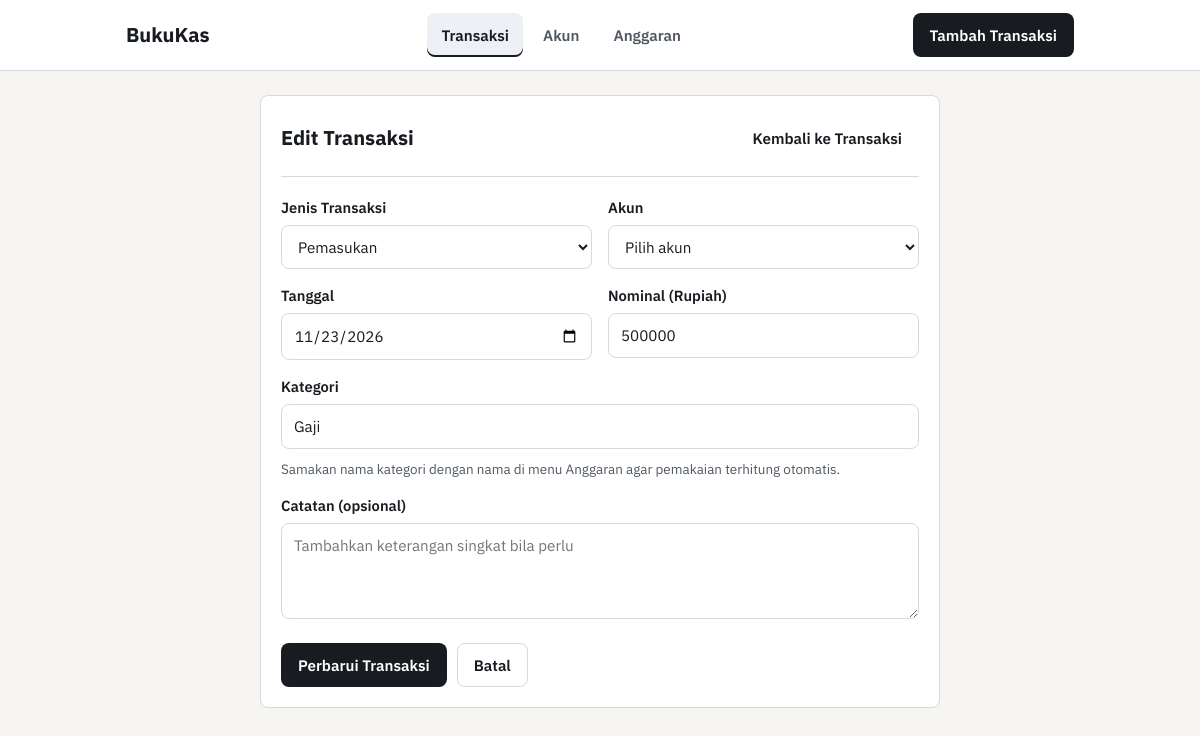
The app's page /transaksi/edit/1 with its own data.
### tables this page shows
CREATE TABLE transaksi (
                id INTEGER PRIMARY KEY AUTOINCREMENT,
                tanggal TEXT NOT NULL,
                jenis TEXT NOT NULL CHECK (jenis IN ('pemasukan', 'pengeluaran')),
                kategori TEXT NOT NULL,
                nominal INTEGER NOT NULL CHECK (nominal > 0),
                catatan TEXT DEFAULT '',
                dibuat_pada TEXT NOT NULL
            , akun_id INTEGER REFERENCES akun(id) ON DELETE RESTRICT);

### app.py (the view, shortened to what this page needs)
@app.route("/edit/<int:transaksi_id>", methods=["GET", "POST"])
@app.route("/transaksi/edit/<int:transaksi_id>", methods=["GET", "POST"])
def edit_transaksi(transaksi_id):
    errors = []
    akun_list = []
    saran_kategori = list(KATEGORI_BAWAAN)
    try:
        with get_db() as conn:
            baris = conn.execute(
                """
                SELECT id, tanggal, jenis, akun_id, kategori, nominal, catatan
                FROM transaksi
                WHERE id = ?
                """,
                (transaksi_id,),
            ).fetchone()
            if baris is None:
                flash("Data transaksi tidak ditemukan.", "error")
                return redirect(url_for("index"))
            akun_list = ambil_daftar_akun(conn)
            saran_kategori = ambil_saran_kategori(conn)
            data = dict(baris)
            data["akun_id"] = "" if data["akun_id"] is None else str(data["akun_id"])
    except sqlite3.Error as exc:
        flash(f"Gagal memuat atau memperbarui transaksi: {exc}", "error")
        return redirect(url_for("index"))
    return render_template(
        "form_transaksi.html",
        active_nav="transaksi",
        mode="edit",
        data=data,
        akun_list=akun_list,
        saran_kategori=saran_kategori,
        errors=errors,
    )

### app.py (called while the page is built)
def get_db():
    conn = sqlite3.connect(DB_PATH, timeout=5)
    conn.row_factory = sqlite3.Row
    conn.execute("PRAGMA foreign_keys = ON")
    return conn

@app.template_filter("rupiah")
def format_rupiah(angka):
    nilai = int(angka or 0)
    tanda = "-" if nilai < 0 else ""
    terformat = f"{abs(nilai):,}".replace(",", ".")
    return f"{tanda}Rp {terformat}"

def ambil_daftar_akun(conn):
    return conn.execute(
        """
        SELECT
            a.id,
            a.nama,
            a.tipe,
            a.saldo_awal,
            COALESCE(SUM(CASE WHEN t.jenis = 'pemasukan' THEN t.nominal ELSE 0 END), 0) AS total_masuk,
            COALESCE(SUM(CASE WHEN t.jenis = 'pengeluaran' THEN t.nominal ELSE 0 END), 0) AS total_keluar,
            COUNT(t.id) AS jumlah_transaksi,
            a.saldo_awal
                + COALESCE(SUM(CASE WHEN t.jenis = 'pemasukan' THEN t.nominal ELSE 0 END), 0)
                - COALESCE(SUM(CASE WHEN t.jenis = 'pengeluaran' THEN t.nominal ELSE 0 END), 0) AS saldo_sekarang
        FROM akun a
        LEFT JOIN transaksi t ON t.akun_id = a.id
        GROUP BY a.id
        ORDER BY a.nama COLLATE NOCASE ASC
        """
    ).fetchall()

def ambil_saran_kategori(conn):
    baris = conn.execute(
        """
        SELECT DISTINCT kategori FROM anggaran
        UNION
        SELECT DISTINCT kategori FROM transaksi
        """
    ).fetchall()
    gabungan = list(KATEGORI_BAWAAN)
    tercatat_lower = {k.lower() for k in gabungan}
    for row in baris:
        nama = (row["kategori"] or "").strip()
        if nama and nama.lower() not in tercatat_lower:
            gabungan.append(nama)
            tercatat_lower.add(nama.lower())
    return gabungan

### templates/form_transaksi.html (shortened to what this page needs)
{% extends "base.html" %}
{% block content %}
  <section class="panel form-panel" aria-labelledby="judul-form">
    <div class="form-header">
      <h1 id="judul-form" class="panel-title">
        {{ 'Edit Transaksi' if mode == 'edit' else 'Tambah Transaksi Baru' }}
      </h1>
      <a href="{{ url_for('index') }}" class="btn btn-ghost">Kembali ke Transaksi</a>
    </div>
    {% if not akun_list %}
      <div class="state-box">
        <h2>Belum ada akun tersedia</h2>
        <p>Buat minimal satu akun terlebih dahulu (misalnya Cash, DANA, GoPay, atau ShopeePay) sebelum mencatat transaksi.</p>
        <a href="{{ url_for('tambah_akun') }}" class="btn btn-primary">Buat Akun Pertama</a>
      </div>
    {% else %}
      <form
        method="post"
        class="tx-form"
        data-loading-text="{{ 'Menyimpan perubahan...' if mode == 'edit' else 'Menyimpan transaksi...' }}"
        novalidate
      >
        <div class="field-row">
          <div class="field">
            <label for="jenis">Jenis Transaksi</label>
            <select id="jenis" name="jenis" class="input" required>
              <option value="pemasukan" {% if data.jenis == 'pemasukan' %}selected{% endif %}>Pemasukan</option>
            </select>
          </div>
          <div class="field">
            <label for="akun_id">Akun</label>
            <select id="akun_id" name="akun_id" class="input" required>
              <option value="">Pilih akun</option>
            </select>
          </div>
        </div>
        <div class="field-row">
          <div class="field">
            <label for="tanggal">Tanggal</label>
            <input
              id="tanggal"
              type="date"
              name="tanggal"
              class="input"
              value="{{ data.tanggal }}"
              required
            >
          </div>
          <div class="field">
            <label for="nominal">Nominal (Rupiah)</label>
            <input
              id="nominal"
              type="number"
              name="nominal"
              class="input num"
              min="1"
              step="1"
              inputmode="numeric"
              value="{{ data.nominal }}"
              placeholder="Contoh: 25000"
              required
            >
          </div>
        </div>
        <div class="field">
          <label for="kategori">Kategori</label>
          <input
            id="kategori"
            type="text"
            name="kategori"
            class="input"
            list="daftar-kategori"
            maxlength="60"
            value="{{ data.kategori }}"
            placeholder="Contoh: Makan, Minum, Jajan, Gaji"
            required
          >
          <p class="field-help">Samakan nama kategori dengan nama di menu Anggaran agar pemakaian terhitung otomatis.</p>
        </div>
        <div class="field">
          <label for="catatan">Catatan (opsional)</label>
          <textarea
            id="catatan"
            name="catatan"
            class="input textarea"
            rows="3"
            maxlength="200"
            placeholder="Tambahkan keterangan singkat bila perlu"
          >{{ data.catatan }}</textarea>
        </div>
        <div class="form-actions">
          <button type="submit" class="btn btn-primary">
            {{ 'Perbarui Transaksi' if mode == 'edit' else 'Simpan Transaksi' }}
          </button>
          <a href="{{ url_for('index') }}" class="btn btn-secondary">Batal</a>
        </div>
      </form>
    {% endif %}
  </section>
{% endblock %}

### static/style.css (style rules this page uses)
:root { --bg: #f6f5f1; --surface: #ffffff; --ink: #181c20; --ink-muted: #4f5863; --border: #d5dae0; --neutral-bg: #edf0f4; --income: #11633b; --income-bg: #e8f5ee; --warning: #8a4b08; --warning-bg: #fef3e2; --expense: #b3261e; --expense-bg: #fceceb; --focus: #1d4ed8; --radius: 8px; }
*, *::before, *::after { box-sizing: border-box; }
body { margin: 0; font-family: "IBM Plex Sans", -apple-system, BlinkMacSystemFont, "Segoe UI", sans-serif; background-color: var(--bg); color: var(--ink); line-height: 1.5; }
.num { font-variant-numeric: tabular-nums; }
.btn { display: inline-flex; align-items: center; justify-content: center; min-height: 44px; padding: 0 16px; border-radius: var(--radius); border: 1px solid transparent; font: inherit; font-size: 0.95rem; font-weight: 600; text-decoration: none; cursor: pointer; transition: background-color 0.15s ease, border-color 0.15s ease; }
.btn-primary { background: var(--ink); color: #ffffff; }
.btn-secondary { background: var(--surface); color: var(--ink); border-color: var(--border); }
.btn-ghost { background: transparent; color: var(--ink); }
.panel { background: var(--surface); border: 1px solid var(--border); border-radius: var(--radius); padding: 20px; }
.panel-title { margin: 0; font-size: 1.25rem; font-weight: 700; }
.input { width: 100%; min-height: 44px; padding: 10px 12px; border: 1px solid var(--border); border-radius: var(--radius); background: var(--surface); color: var(--ink); font: inherit; font-size: 0.95rem; }
.textarea { min-height: 96px; resize: vertical; }
.field-help { margin: 4px 0 0; font-size: 0.84rem; color: var(--ink-muted); }
.form-panel { max-width: 680px; margin: 0 auto; }
.form-header { display: flex; flex-wrap: wrap; align-items: center; justify-content: space-between; gap: 12px; margin-bottom: 20px; padding-bottom: 16px; border-bottom: 1px solid var(--border); }
.tx-form { display: flex; flex-direction: column; gap: 16px; }
.field-row { display: grid; grid-template-columns: 1fr 1fr; gap: 16px; }
.field { display: flex; flex-direction: column; gap: 6px; }
.field label { font-weight: 600; font-size: 0.92rem; }
.form-actions { display: flex; flex-wrap: wrap; gap: 10px; padding-top: 8px; }

### records on screen
transaksi: jenis "Pemasukan", tanggal "11/23/2026", nominal "500000", kategori "Gaji"

### other values on screen
{{ 'Edit Transaksi' if mode == 'edit' else 'Tambah Transaksi Baru' }} "Edit Transaksi"
{{ 'Perbarui Transaksi' if mode == 'edit' else 'Simpan Transaksi' }} "Perbarui Transaksi"
